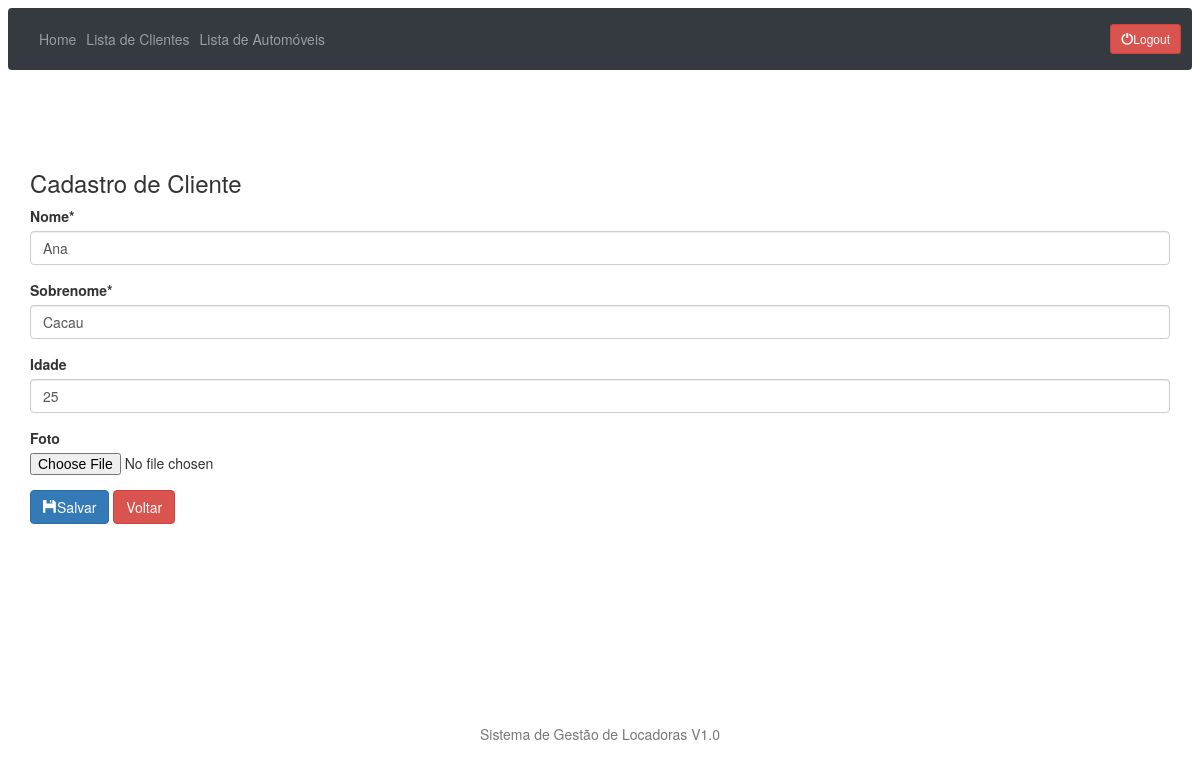
/clientes/update/4/ (signed in), run on the app's committed database.
### clientes/models.py (models this page shows, shortened)
class Cliente(models.Model):
    nome = models.CharField(max_length=30)
    sobrenome = models.CharField(max_length=30)
    idade = models.IntegerField(null=True, blank=True)
    foto = models.ImageField(upload_to='clientes_fotos', null=True, blank=True)

### clientes/views.py (the view)
# urls.py: path('update/<int:id>/', clientes_update, name='cliente_update'),
@login_required()
def clientes_update(request, id):
    cliente = get_object_or_404(Cliente, pk=id)
    form = ClienteForm(request.POST or None, request.FILES or None, instance=cliente)
    if form.is_valid():
        form.save()
        return redirect('cliente_list')
    return render(request, 'cliente_form.html', {'form': form})

### clientes/forms.py
class ClienteForm(ModelForm):
    class Meta:
        model = Cliente
        fields = ['nome', 'sobrenome', 'idade', 'foto']

### clientes/templates/cliente_form.html (shortened to what this page needs)
{% extends 'base.html' %}
{% load crispy_forms_tags %}
{% block main %}
    <h3> Cadastro de Cliente </h3>
    <form method="POST" enctype="multipart/form-data">
        {{ form|crispy }}
        <button type="submit" class="btn btn-primary"><span
            class="glyphicon glyphicon-floppy-disk"></span>Salvar</button>
        <a class="btn btn-danger" href="{% url 'cliente_list' %}">Voltar</a>
    </form>
{% endblock %}

### statics/css/stick-footer-navbar.css (style rules this page uses)
html { position: relative; min-height: 100%; }
body { margin-bottom: 60px; }

### data on the page
Cliente: nome "Ana", sobrenome "Cacau", idade "25"
